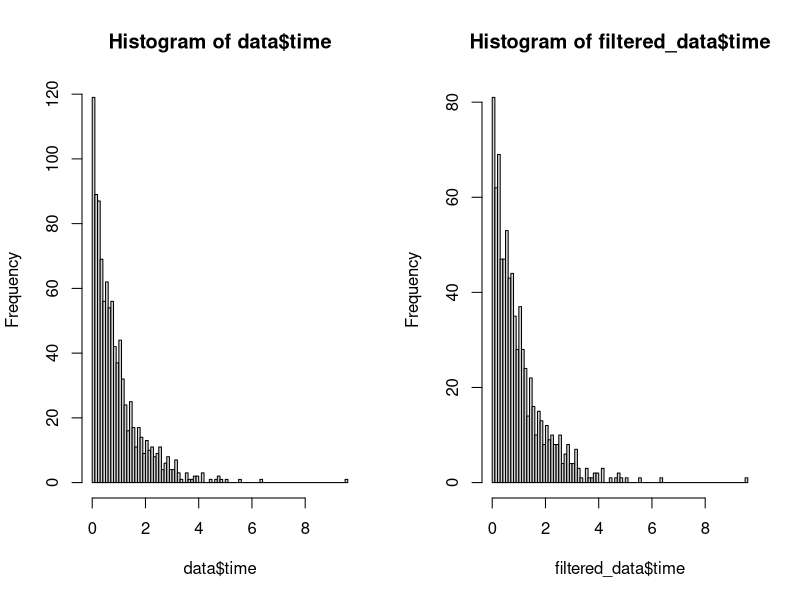

The R script that drew this image:
# EM algorithm

library(ggplot2)

# Question 1(DONE)

# Load data
data <- read.csv("./Homework/Lab/Lab6/censoredproc.csv", 
                sep = ";", header = TRUE)

# Since we don't use the failure row, so all the rows with cens = 2 are filtered out
filtered_data <- data[data$cens != 2,]

layout(matrix(c(1:2), 1, 2))

# plot the data
hist(data$time, breaks = 100)

# plot the left data
hist(filtered_data$time, breaks = 100)

# comment:
# Accoridng to the plots , we can see that the left_data get sparser and not
# converge to 0,  as what we saw at the plot 1.

# Question 2 & 3

# Since the first one is come from an exponential distribution, and second plot 
# from a truncated exponential distribution. 

# according to the page:
# https://www.statlect.com/fundamentals-of-statistics/exponential-distribution-maximum-likelihood

# we should know the formula 


# question 4 
# and according to the code that provided by the teacher, we can copy it and then
# modify it to fit our data.

# Question 5
# Plot the density curve of the exp(ˆλ)  over plot 1

# question 6
# use se a parametric bootstrap to implement a function and then compare it with
# the data we generated, and then write some comment.

